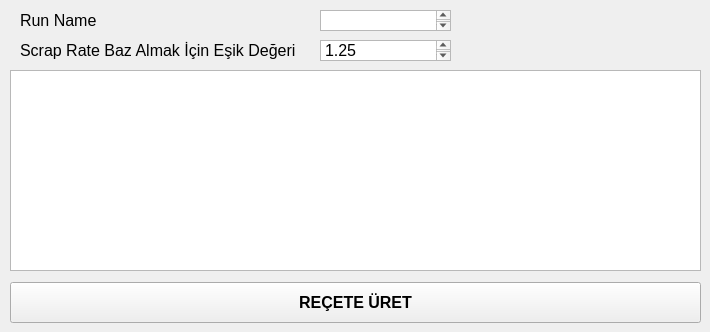
   <widget class="QWidget" name="tab_recete">
    <attribute name="title">
     <string>Reçete</string>
    </attribute>
    <widget class="QPlainTextEdit" name="recete_text">
     <property name="geometry">
      <rect>
       <x>10</x>
       <y>70</y>
       <width>691</width>
       <height>201</height>
      </rect>
     </property>
    </widget>
    <widget class="QPushButton" name="recete_uret_button">
     <property name="geometry">
      <rect>
       <x>10</x>
       <y>282</y>
       <width>691</width>
       <height>41</height>
      </rect>
     </property>
     <property name="font">
      <font>
       <pointsize>12</pointsize>
       <weight>75</weight>
       <bold>true</bold>
      </font>
     </property>
     <property name="text">
      <string>REÇETE ÜRET</string>
     </property>
    </widget>
    <widget class="QTextEdit" name="recipe_threshold_text">
     <property name="geometry">
      <rect>
       <x>320</x>
       <y>40</y>
       <width>131</width>
       <height>21</height>
      </rect>
     </property>
     <property name="html">
      <string>&lt;!DOCTYPE HTML PUBLIC &quot;-//W3C//DTD HTML 4.0//EN&quot; &quot;http://www.w3.org/TR/REC-html40/strict.dtd&quot;&gt;
&lt;html&gt;&lt;head&gt;&lt;meta name=&quot;qrichtext&quot; content=&quot;1&quot; /&gt;&lt;style type=&quot;text/css&quot;&gt;
p, li { white-space: pre-wrap; }
&lt;/style&gt;&lt;/head&gt;&lt;body style=&quot; font-family:'MS Shell Dlg 2'; font-size:10pt; font-weight:400; font-style:normal;&quot;&gt;
&lt;p style=&quot; margin-top:0px; margin-bottom:0px; margin-left:0px; margin-right:0px; -qt-block-indent:0; text-indent:0px;&quot;&gt;&lt;span style=&quot; font-size:12pt;&quot;&gt;1.25&lt;/span&gt;&lt;/p&gt;&lt;/body&gt;&lt;/html&gt;</string>
     </property>
    </widget>
    <widget class="QLabel" name="recipe_thresold_label">
     <property name="geometry">
      <rect>
       <x>20</x>
       <y>40</y>
       <width>281</width>
       <height>20</height>
      </rect>
     </property>
     <property name="font">
      <font>
       <pointsize>12</pointsize>
      </font>
     </property>
     <property name="text">
      <string>Scrap Rate Baz Almak İçin Eşik Değeri</string>
     </property>
    </widget>
    <widget class="QLabel" name="run_name_label">
     <property name="geometry">
      <rect>
       <x>20</x>
       <y>10</y>
       <width>91</width>
       <height>20</height>
      </rect>
     </property>
     <property name="font">
      <font>
       <pointsize>12</pointsize>
      </font>
     </property>
     <property name="text">
      <string>Run Name</string>
     </property>
    </widget>
    <widget class="QTextEdit" name="run_name_text">
     <property name="geometry">
      <rect>
       <x>320</x>
       <y>10</y>
       <width>131</width>
       <height>21</height>
      </rect>
     </property>
     <property name="html">
      <string>&lt;!DOCTYPE HTML PUBLIC &quot;-//W3C//DTD HTML 4.0//EN&quot; &quot;http://www.w3.org/TR/REC-html40/strict.dtd&quot;&gt;
&lt;html&gt;&lt;head&gt;&lt;meta name=&quot;qrichtext&quot; content=&quot;1&quot; /&gt;&lt;style type=&quot;text/css&quot;&gt;
p, li { white-space: pre-wrap; }
&lt;/style&gt;&lt;/head&gt;&lt;body style=&quot; font-family:'MS Shell Dlg 2'; font-size:10pt; font-weight:400; font-style:normal;&quot;&gt;
&lt;p style=&quot;-qt-paragraph-type:empty; margin-top:0px; margin-bottom:0px; margin-left:0px; margin-right:0px; -qt-block-indent:0; text-indent:0px;&quot;&gt;&lt;br /&gt;&lt;/p&gt;&lt;/body&gt;&lt;/html&gt;</string>
     </property>
    </widget>
   </widget>
